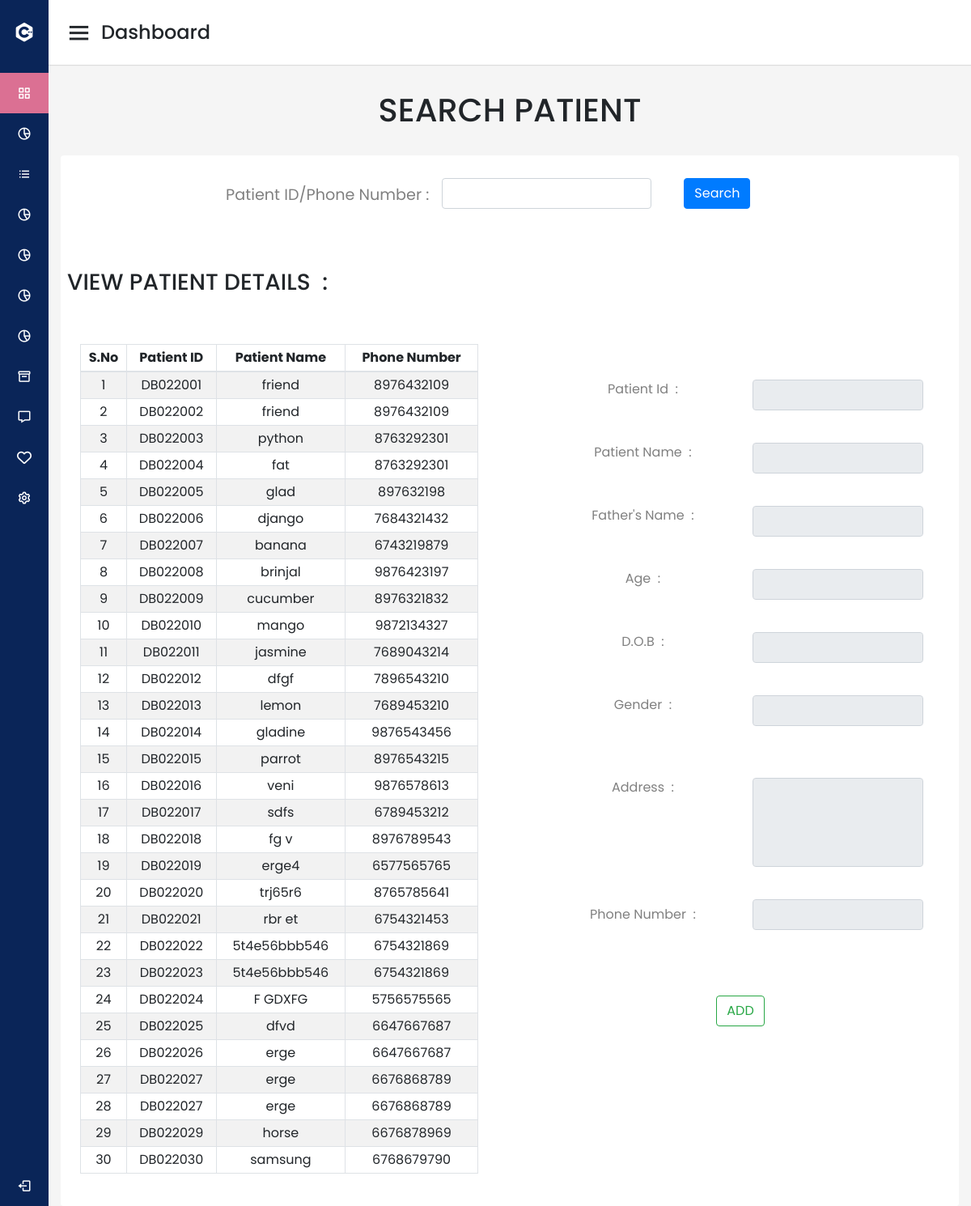
The app's page /search_patient/ with its own data.
### management/models.py (models this page shows, shortened)
class PatientDetails(models.Model):
    patient_id= models.CharField(max_length=30)
    patient_name= models.CharField(max_length=30)
    fathers_name= models.CharField(max_length=30)
    age= models.CharField(max_length=30)
    date_of_birth= models.DateField()
    gender= models.CharField(max_length=30)
    blood_group=models.CharField(max_length=30,null=True,blank=True)
    address= models.TextField(max_length=30)
    phone_number = models.IntegerField(null=True,blank=True)

### management/views.py (the view)
# urls.py: path('search_patient/', views.search_patient, name='search_patient'),
def search_patient(request):
    x=  PatientDetails.objects.all()
    if request.method=="POST":
        patient_id=request.POST.get("patient_id")
        result1 = PatientDetails.objects.filter(phone_number__iexact = patient_id)
        result2 = PatientDetails.objects.filter(patient_id__iexact = patient_id)
        if result1:
            result=result1
        elif result2:
            result=result2
        else:
            result=[]
        return render(request,'management/search_patient.html',{'x':result,'phone_number':patient_id})
    else:
        y=  TodayPatients.objects.filter(created_at__contains=datetime.today().date())
        y =[i.patient.patient_id for i in y]
        print(y)
        return render(request,'management/search_patient.html',{'x':x})

### management/templates/management/search_patient.html (shortened to what this page needs)
{% extends "management/navbar.html" %}
{% load static %}
{% block content %}
    <section id="search_patient">
        <div class="container-fluid">
            <h1 class="text-center pt-2">SEARCH PATIENT</h1><br>
            <div class="card">
                <div class="card-body text_size">
                    <form action="{% url 'search_patient' %}" method="POST">
                        <div class="form-group row">
                            <div class="col-md-5 p-2 text-md-right">
                            <label for="inputnumber" class="col-form-label">Patient&nbsp;ID/Phone&nbsp;Number&nbsp;:</label>
                            </div>
                            <div class="col-md-3 p-2">
                              <input type="text" class="form-control" name="patient_id" id="inputnumber" placeholder="">
                            </div>
                            <div class="col-md-2 p-2 ml-4">
                                <button type="submit" class="btn btn-primary">Search</button>
                            </div>
                        </div>
                    </form>
                </div>
                    <h3 class="card-title pl-2">VIEW PATIENT DETAILS&nbsp;&nbsp;:</h3><br>
                    <div class="card-deck">
                        <div class="card p-4 ">
                            <div class="table-responsive">
                                <table class="table table-striped table-bordered text-center ">
                                    <thead>
                                        <tr>
                                            <th class="text-center">S.No</th>
                                            <th class="text-center">Patient&nbsp;ID</th>
                                            <th class="text-center">Patient&nbsp;Name</th>
                                            <th class="text-center">Phone&nbsp;Number</th>
                                        </tr>
                                    </thead>
                                    <tbody>
                                        {% for i in x %}
                                       <tr data-href="{% url 'click_patient' i.id %}">
                                            <td>{{i.id }}</td>
                                            <td>{{i.patient_id}}</td>
                                            <td>{{i.patient_name}}</td>
                                            <td>{{i.phone_number}}</td>
                                        </tr>
                                    {% endfor %}
                                    </tbody>
                                </table>
                            </div>
                        </div>
                        <div class="card p-4">
                         <div class="card-body mt-4">
                            <form method="POST" action="{% url 'add_patient' %}">
                                <div class="form-group row d-flex justify-content-center">
                                    <div class="col-lg-6 text-lg-center text-md-left">
                                        <label for="inputid">Patient Id&nbsp;&nbsp;:</label>
                                    </div>
                                    <div class="col-lg-6">
                                        <input type="text" name="patient_id"  id="p_id" value="{{patient.patient_id}}" class="form-control mb-4"  readonly>
                                    </div>
                                </div>
                                <div class="form-group row d-flex justify-content-center">
                                    <div class="col-lg-6 text-lg-center text-md-left">
                                        <label for="inputname" class="text-center">Patient Name&nbsp;&nbsp;:</label>
                                    </div>
                                    <div class="col-lg-6">
                                        <input type="text" name="patient_name" id="patient_name_id" value="{{patient.patient_name}}" class="form-control mb-4" id="inputname"  disabled>
                                    </div>
                                </div>
                                <div class="form-group row d-flex justify-content-center">
                                    <div class="col-lg-6 text-md-left text-lg-center">
                                        <label for="inputname3" class="text-center">Father's Name&nbsp;&nbsp;:</label>
                                    </div>
                                    <div class="col-lg-6">
                                        <input type="text" class="form-control mb-4" value="{{patient.fathers_name}}" name="fathers_name" id="fathers_name_id"  disabled>
                                    </div>
                                </div>
                                <div class="form-group row d-flex justify-content-center">
                                    <div class="col-lg-6 text-md-left text-lg-center">
                                        <label for="inputname4" class="text-center">Age&nbsp;&nbsp;:</label>
                                    </div>
                                    <div class="col-lg-6">
                                        <input type="text" name="age_patient" id="age_patient_id" value="{{patient.age_patient}}" class="form-control mb-4"  readonly>
                                    </div>
                                </div>
                                <div class="form-group row d-flex justify-content-center">
                                    <div class="col-lg-6 text-md-left text-lg-center">
                                        <label for="inputdate" class="text-center">D.O.B&nbsp;&nbsp;:</label>
                                    </div>
                                    <div class="col-lg-6">
                                        <input type="text" class="form-control mb-4" name="date_of_birth" value="{{patient.date_of_birth}}" id="date_of_birth_id" readonly>
                                    </div>
                                </div>
                                <div class="form-group row d-flex justify-content-center ">
                                    <div class="col-lg-6 text-md-left text-lg-center">
                                        <label for="gender" class="text-center">Gender&nbsp;&nbsp;:</label>
                                    </div>
                                    <div class="col-lg-6 mb-4">
                                        <input type="text" class="form-control mb-4" name="gender" value="{{patient.gender}}" id="" readonly>
                                    </div>
                                </div>
                                <div class="form-group row d-flex justify-content-center">
                                    <div class="col-lg-6 text-md-left text-lg-center">
                                        <label for="validationTextarea">Address&nbsp;&nbsp;:</label>
                                    </div>
                                    <div class="col-lg-6">
                                        <textarea class="form-control mb-4" name="address"  rows="4" cols="50"  placeholder=""
                                            disabled>{{patient.address}}</textarea>
                                    </div>
                                </div>
                                <div class="form-group row d-flex justify-content-center">
                                    <div class="col-lg-6 text-md-left text-lg-center">
                                        <label for="inputname4"
                                            class="col-form-label">Phone&nbsp;Number&nbsp;&nbsp;:</label>
                                    </div>
                                    <div class="col-lg-6">
                                        <input type="text" class="form-control" name="phone_number" value="{{patient.phone_number}}" id="patient_phone_number_id" minlength="10" disabled>
                                    </div>
                                </div>
                                <div class="col-lg-12 d-flex justify-content-center mt-5 p-2">
                                   <button type="submit" class="btn btn-outline-success">ADD</button>
                                </div>
                            </form>
                            </div>
                        </div>
                    </div>
                </div>
            </div>
    </section>
    {% endblock %}

### management/static/css/navbarstyle.css (style rules this page uses)
* { margin: 0; padding: 0; box-sizing: border-box; font-family: 'Poppins', sans-serif; }

### management/static/css/clinicstyle.css (style rules this page uses)
body { margin: 0; padding: 0; box-sizing: border-box; width: 100%; font-family: 'poppins'; font-style: normal; }
.text_size { font-size: larger; }
.col-form-label { margin-bottom: 25px; }
textarea { resize: none; }
h1 { text-transform: uppercase; text-align: center; }
.table td, .table th { padding: 0.25rem; vertical-align: middle; border-top: 1px solid #dee2e6; }
.table thead th { vertical-align: middle; border-bottom: 2px solid #dee2e6; }

### management/static/css/login.css (style rules this page uses)
body { background-color: #ECEEFF; }
.card { border: none; }
label { color: grey; }
textarea { resize: none; }

### records on screen
PatientDetails: id "1", patient_id "DB022001", patient_name "friend", phone_number "8976432109"
PatientDetails: id "2", patient_id "DB022002", patient_name "friend", phone_number "8976432109"
PatientDetails: id "3", patient_id "DB022003", patient_name "python", phone_number "8763292301"
PatientDetails: id "4", patient_id "DB022004", patient_name "fat", phone_number "8763292301"
PatientDetails: id "5", patient_id "DB022005", patient_name "glad", phone_number "897632198"
PatientDetails: id "6", patient_id "DB022006", patient_name "django", phone_number "7684321432"
PatientDetails: id "7", patient_id "DB022007", patient_name "banana", phone_number "6743219879"
PatientDetails: id "8", patient_id "DB022008", patient_name "brinjal", phone_number "9876423197"
PatientDetails: id "9", patient_id "DB022009", patient_name "cucumber", phone_number "8976321832"
PatientDetails: id "10", patient_id "DB022010", patient_name "mango", phone_number "9872134327"
PatientDetails: id "11", patient_id "DB022011", patient_name "jasmine", phone_number "7689043214"
PatientDetails: id "12", patient_id "DB022012", patient_name "dfgf", phone_number "7896543210"
PatientDetails: id "13", patient_id "DB022013", patient_name "lemon", phone_number "7689453210"
PatientDetails: id "14", patient_id "DB022014", patient_name "gladine", phone_number "9876543456"
PatientDetails: id "15", patient_id "DB022015", patient_name "parrot", phone_number "8976543215"
PatientDetails: id "16", patient_id "DB022016", patient_name "veni", phone_number "9876578613"
PatientDetails: id "17", patient_id "DB022017", patient_name "sdfs", phone_number "6789453212"
PatientDetails: id "18", patient_id "DB022018", patient_name "fg v", phone_number "8976789543"
PatientDetails: id "19", patient_id "DB022019", patient_name "erge4", phone_number "6577565765"
PatientDetails: id "20", patient_id "DB022020", patient_name "trj65r6", phone_number "8765785641"
PatientDetails: id "21", patient_id "DB022021", patient_name "rbr et", phone_number "6754321453"
PatientDetails: id "22", patient_id "DB022022", patient_name "5t4e56bbb546", phone_number "6754321869"
PatientDetails: id "23", patient_id "DB022023", patient_name "5t4e56bbb546", phone_number "6754321869"
PatientDetails: id "24", patient_id "DB022024", patient_name "F GDXFG", phone_number "5756575565"
PatientDetails: id "25", patient_id "DB022025", patient_name "dfvd", phone_number "6647667687"
PatientDetails: id "26", patient_id "DB022026", patient_name "erge", phone_number "6647667687"
PatientDetails: id "27", patient_id "DB022027", patient_name "erge", phone_number "6676868789"
PatientDetails: id "28", patient_id "DB022027", patient_name "erge", phone_number "6676868789"
PatientDetails: id "29", patient_id "DB022029", patient_name "horse", phone_number "6676878969"
PatientDetails: id "30", patient_id "DB022030", patient_name "samsung", phone_number "6768679790"
